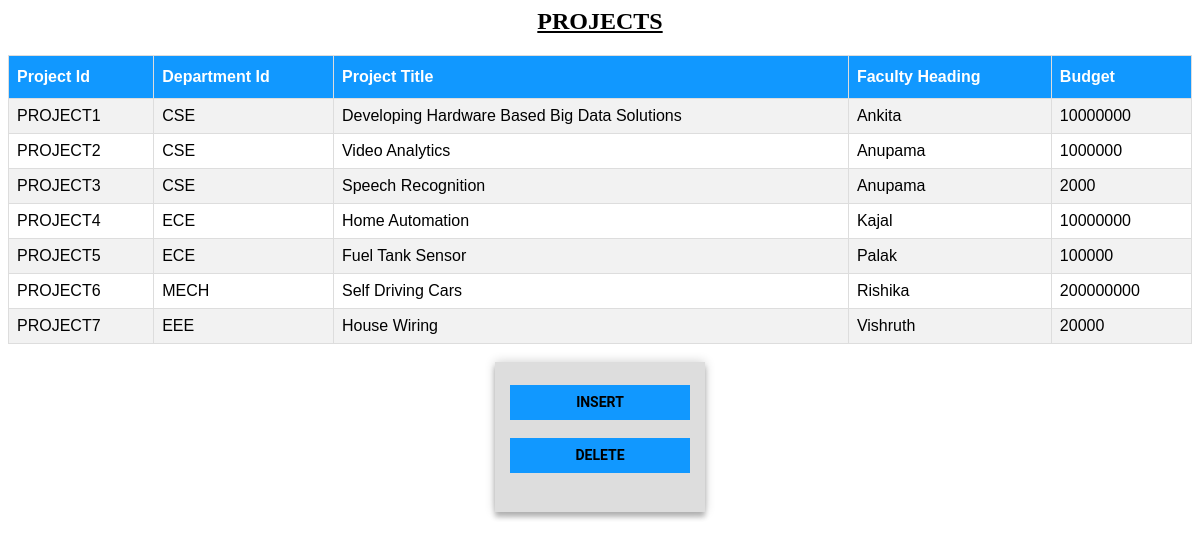
The app's page /Admin/projects.php with its own data.
### tables this page shows
CREATE TABLE projects(
	project_id varchar(10),
	dept_id varchar(10),
	project_name varchar(100),
	fac_id varchar(10),
	budget int,
	primary key(project_id),
	foreign key(dept_id) references department(dept_id),
	foreign key(fac_id) references faculty(fac_id)
);

CREATE TABLE department(
	dept_id varchar(10),
	dept_name varchar(10),
	budget int check(budget > 50000),
	building varchar(10),
	primary key(dept_id)
);

CREATE TABLE faculty(
	fac_id varchar(10),
	fac_name varchar(20) not null,
	salary int check(salary > 30000),
	dept_id varchar(10),
	primary key(fac_id),
	foreign key(dept_id) references department(dept_id)
	on  delete set null
);

### Admin/projects.php (the view, shortened to what this page needs)
<?php
	include 'db.php';
	$sql = "SELECT * FROM projects";
	$result = mysqli_query($conn,$sql);
	$resultCheck = mysqli_num_rows($result);
	echo "<center><h2><u>PROJECTS</u></h2></center>";
	if($resultCheck == 0){
		echo "There are no clubs in the database.";
	}
	else{
		echo "<table style = 'width:100%' id='customers'>";
		echo "<tr>";
		echo "<th>Project Id</th>";
		echo "<th>Department Id</th>";
		echo "<th>Project Title</th>";
		echo "<th>Faculty Heading</th>";
		echo "<th>Budget</th>";
		echo "</tr>";
		while($row = mysqli_fetch_assoc($result)){
			echo "<tr>";
			echo "<td>".$row['project_id']."</td>";
			$dept_id = $row['dept_id'];
			$sql1 = "SELECT * FROM department WHERE dept_id = '$dept_id'";
			$result1 = mysqli_query($conn,$sql1);
			while($row1 = mysqli_fetch_assoc($result1)){
				echo "<td>".$row1['dept_name']."</td>";
			}
			echo "<td>".$row['project_name']."</td>";
			$fac_id = $row['fac_id'];
			$sql1 = "SELECT * FROM faculty WHERE fac_id = '$fac_id'";
			$result1 = mysqli_query($conn,$sql1);
			while($row1 = mysqli_fetch_assoc($result1)){
				echo "<td>".$row1['fac_name']."</td>";
			}
			echo "<td>".$row['budget']."</td>";
			echo "</tr>";
		}
		echo "</table>";
	}
?>
<div class="form">
    <form class="login-form">
	  <br/>
      <button><a href="forms/project.php"><b>Insert</button></a><br/><br/>
	  <button><a href="delete/project.php"><b>Delete</button></a><br/><br/>
	  </form>
  </div>

### Admin/projects.php (style rules this page uses)
#customers { font-family: "Trebuchet MS", Arial, Helvetica, sans-serif; border-collapse: collapse; width: 100%; }
#customers td, #customers th { border: 1px solid #ddd; padding: 8px; }
#customers tr:nth-child(even) { background-color: #f2f2f2; }
#customers th { padding-top: 12px; padding-bottom: 12px; text-align: left; background-color: #1198FF; color: white; }
.form { position: relative; z-index: 1; background: #ddd; max-width: 200px; margin: 0 auto 10px; padding: 5px; text-align: center; box-shadow: 0 0 10px 0 rgba(0, 0, 0, 0.2), 0 5px 5px 0 rgba(0, 0, 0, 0.24); }
.form button { font-family: "Roboto", sans-serif; text-transform: uppercase; outline: 0; background: #1198ff; width: 90%; border: 0; padding: 0px; color: #FFFFFF; font-size: 14px; -webkit-transition: all 0.3 ease; transition: all 0.3 ease; cursor: pointer; }
a { padding:0px; color:black; display: block; width: 100%; line-height: 2.5em; text-align: center; text-decoration: none; }

### records on screen
projects: project_id "PROJECT1", project_name "Developing Hardware Based Big Data Solutions", budget "10000000"
department: dept_name "CSE"
faculty: fac_name "Ankita"
projects: project_id "PROJECT2", project_name "Video Analytics", budget "1000000"
faculty: fac_name "Anupama"
projects: project_id "PROJECT3", project_name "Speech Recognition", budget "2000"
projects: project_id "PROJECT4", project_name "Home Automation", budget "10000000"
department: dept_name "ECE"
faculty: fac_name "Kajal"
projects: project_id "PROJECT5", project_name "Fuel Tank Sensor", budget "100000"
faculty: fac_name "Palak"
projects: project_id "PROJECT6", project_name "Self Driving Cars", budget "200000000"
department: dept_name "MECH"
faculty: fac_name "Rishika"
projects: project_id "PROJECT7", project_name "House Wiring", budget "20000"
department: dept_name "EEE"
faculty: fac_name "Vishruth"
